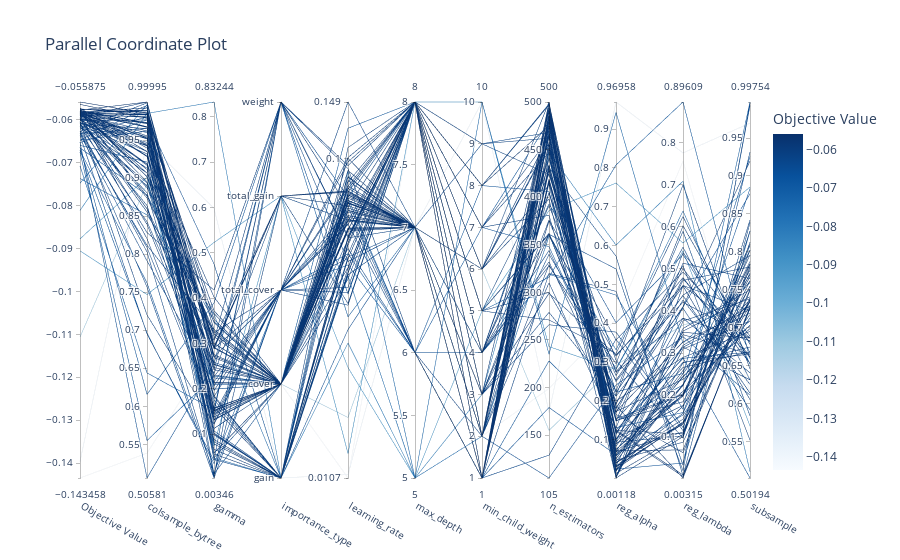

Notebook source saved alongside this figure:
### Code cell
optuna.visualization.plot_parallel_coordinate(study)
